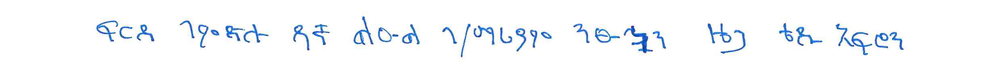
#> input picture src/sample_data/image_files/hand_1037_line_11.png, 1000 x 73 px, shrunk from 2480 x 182 before the run; its folder holds only this picture in this run
$ python -i labeling.py   (imports and definitions only)
#> lines starting #> are read from the running program, lines starting #| are printed output that depends on the picture; after the words box and inside, x2 and y2 are one past the last pixel; in counts of white or black regions, pixels touching at a corner belong together
import cv2
import numpy as np
import os
import matplotlib.pyplot as plt
import csv

def detect_text_lines(image_path):
    # Read the image
    image = cv2.imread(image_path)
#> image is the input picture: shape (73, 1000, 3); mean B, G, R 251.5, 248.7, 246.1

    if image is None:
        print(f"Error: Failed to load image: {image_path}")
        return None, None, None, None

    # Convert to grayscale
    gray = cv2.cvtColor(image, cv2.COLOR_BGR2GRAY)
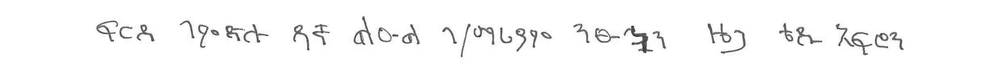
#> gray: shape (73, 1000); min 37, max 255, mean 248.3

    # Apply thresholding to get binary image
    _, binary = cv2.threshold(gray, 0, 255, cv2.THRESH_BINARY_INV + cv2.THRESH_OTSU)
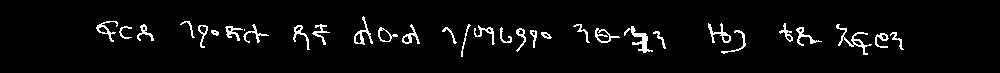
#> binary: shape (73, 1000); 4.1% white in thin lines or dots, all inside (x1, y1, x2, y2) = (96, 16, 904, 57)

    # Calculate horizontal projection profile
    horizontal_profile = np.sum(binary, axis=1)
#> horizontal_profile = 73 values, max 53550 at index 33, min 0 at index 0, mean 10570.3

    # Smooth the profile to reduce noise
    kernel_size = 10
    kernel = np.ones(kernel_size) / kernel_size
    smoothed_profile = np.convolve(horizontal_profile, kernel, mode='same')
#> smoothed_profile = 73 values, max 41947.5 at index 35, min 0 at index 0, mean 10570.3

    # Find valleys in the profile (line separators)
    avg_profile = np.mean(smoothed_profile)
#> avg_profile = 10570.3
    threshold = avg_profile * 0.1
#> threshold = 1057

    valleys = []
    in_valley = False
    valley_start = 0
    min_valley_width = 5

    for i in range(len(smoothed_profile)):
        if smoothed_profile[i] < threshold and not in_valley:
            in_valley = True
            valley_start = i
        elif (smoothed_profile[i] >= threshold or i == len(smoothed_profile)-1) and in_valley:
            in_valley = False
            valley_end = i
            valley_width = valley_end - valley_start

            # Only consider valleys that are wide enough to be line separators
            if valley_width >= min_valley_width:
                valleys.append((valley_start, valley_end))
#> this loop made 73 passes
#> (in_valley, valley_end, valley_width) on passes 19, 73: (False, 18, 18), (False, 72, 15)
#> (in_valley, valley_start) on passes 1, 58: (True, 0), (True, 57)
#> after the loop, in_valley = False; valley_end = 72; valley_start = 57; valley_width = 15; valleys = [(0, 18), (57, 72)]

    # Calculate average content height between valleys
    content_heights = []

    for i in range(len(valleys) - 1):
        content_start = valleys[i][1]
        content_end = valleys[i+1][0]
        content_height = content_end - content_start
        if content_height > 10:  # Only consider reasonable content heights
            content_heights.append(content_height)
#> this loop made 1 pass
#> (content_start, content_end, content_height) on pass 1: (18, 57, 39)
#> after the loop, content_heights = [39]

    if content_heights:
        avg_content_height = sum(content_heights) / len(content_heights)
#> avg_content_height = 39
        print(f"Average content height: {avg_content_height:.2f} pixels")
#| Average content height: 39.00 pixels
    else:
        avg_content_height = 30

    # More conservative merging strategy
    merged_valleys = []

    if valleys:
        # Start with the first valley
        current_valley = valleys[0]
#> current_valley = (0, 18)

        for i in range(1, len(valleys)):
            next_valley = valleys[i]
            gap_size = next_valley[0] - current_valley[1]

            # Calculate region characteristics for the gap
            region_start = current_valley[1]
            region_end = next_valley[0]
            region_height = region_end - region_start

            # For a gap to be considered for merging:
            # 1. It must be significantly smaller than average content height
            # 2. The upper part must be mostly white
            should_merge = False

            if region_height < avg_content_height * 0.5:
                # Extract the upper region to check content
                upper_region_height = min(15, region_height)
                if upper_region_height > 0:
                    upper_region = binary[region_start:region_start + upper_region_height, :]

                    # Calculate black pixel density in the upper region
                    if upper_region.size > 0:
                        black_pixel_density = np.sum(upper_region > 0) / upper_region.size
                    else:
                        black_pixel_density = 0

                    print(f"Gap {i}: size={region_height}, upper black density={black_pixel_density:.4f}")

                    # Only merge if the upper region is mostly white AND the gap is small
                    if black_pixel_density < 0.04:
                        should_merge = True
                        print(f"Merging valleys {i-1} and {i}")

            if should_merge:
                # Merge with next valley
                current_valley = (current_valley[0], next_valley[1])
            else:
                # Add current valley to merged list and move to next
                merged_valleys.append(current_valley)
                current_valley = next_valley
#> this loop made 1 pass
#> (gap_size, region_start, region_end, region_height, should_merge, current_valley) on pass 1: (39, 18, 57, 39, False, (57, 72))
#> after the loop, merged_valleys = [(0, 18)]

        # Add the last valley
        merged_valleys.append(current_valley)

    # Draw lines on the original image
    result = image.copy()
    for valley_start, valley_end in merged_valleys:
        y = (valley_start + valley_end) // 2
        cv2.line(result, (0, y), (result.shape[1], y), (0, 0, 255), 2)
#> this loop made 2 passes
#> (valley_start, valley_end, y) on passes 1 to 2: (0, 18, 9), (57, 72, 64)
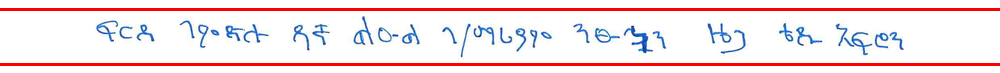
#> result: shape (73, 1000, 3); 8.22% of pixels changed, all inside (x1, y1, x2, y2) = (0, 8, 1000, 66)

    return result, merged_valleys, binary

# [140 lines left out: functions extract_text_lines, save_text_lines, process_document_batch, not called in this run]

# Example usage
# [9 lines not run here, left out]

>>> result = detect_text_lines('../src/sample_data/image_files/hand_1037_line_11.png')

$ run again, on src/sample_data/image_files/hand_107_line_8.png
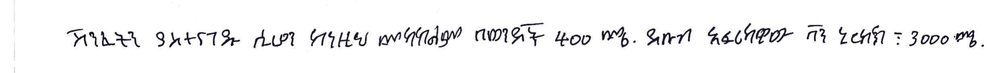
#> input picture src/sample_data/image_files/hand_107_line_8.png, 1000 x 73 px, shrunk from 2480 x 180 before the run
#> in detect_text_lines, image is the input picture: shape (73, 1000, 3); mean B, G, R 244.1, 243.5, 243.6
#> in detect_text_lines, `_, binary = cv2.threshold(gray, 0, 255, cv2.THRESH_BINARY_INV + cv2.TH..`:
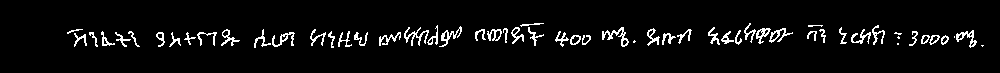
#> binary: shape (73, 1000); 5.1% white in thin lines or dots, all inside (x1, y1, x2, y2) = (67, 23, 984, 48)
#> horizontal_profile = 73 values, max 73950 at index 36, min 0 at index 0, mean 12952.6
#> smoothed_profile = 73 values, max 64897.5 at index 37, min 0 at index 0, mean 12952.6
#> avg_profile = 12952.6
#> threshold = 1295.3
#> the loop in detect_text_lines, `for i in range(len(smoothed_profile)):` made 73 passes
#> (in_valley, valley_end, valley_width) on passes 22, 73: (False, 21, 21), (False, 72, 20)
#> after the loop in detect_text_lines, `for i in range(len(smoothed_profile)):`: in_valley = False; valley_end = 72; valley_start = 52; valley_width = 20; valleys = [(0, 21), (52, 72)]
#> the loop in detect_text_lines, `for i in range(len(valleys) - 1):` made 1 pass
#> (content_start, content_end, content_height) on pass 1: (21, 52, 31)
#> after the loop in detect_text_lines, `for i in range(len(valleys) - 1):`: content_heights = [31]
#> avg_content_height = 31
#| Average content height: 31.00 pixels
#> in detect_text_lines, `current_valley = valleys[0]`: current_valley = (0, 21)
#> the loop in detect_text_lines, `for i in range(1, len(valleys)):` made 1 pass
#> (gap_size, region_start, region_end, region_height, should_merge, current_valley) on pass 1: (31, 21, 52, 31, False, (52, 72))
#> after the loop in detect_text_lines, `for i in range(1, len(valleys)):`: merged_valleys = [(0, 21)]
#> the loop in detect_text_lines, `for valley_start, valley_end in merged_valleys:` made 2 passes
#> (valley_start, valley_end, y) on passes 1 to 2: (0, 21, 10), (52, 72, 62)
#> after the loop in detect_text_lines, `for valley_start, valley_end in merged_valleys:`:
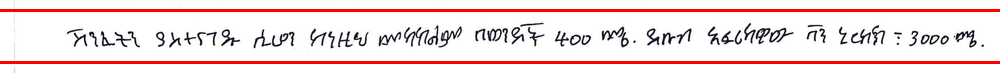
#> result: shape (73, 1000, 3); 8.22% of pixels changed, all inside (x1, y1, x2, y2) = (0, 9, 1000, 64)

$ run again, on src/sample_data/image_files/hand_1151_line_5.png
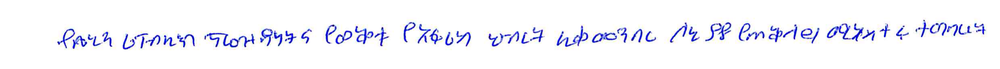
#> input picture src/sample_data/image_files/hand_1151_line_5.png, 1000 x 69 px, shrunk from 2480 x 172 before the run
#> in detect_text_lines, image is the input picture: shape (69, 1000, 3); mean B, G, R 250.5, 244.1, 243.8
#> in detect_text_lines, `_, binary = cv2.threshold(gray, 0, 255, cv2.THRESH_BINARY_INV + cv2.TH..`:
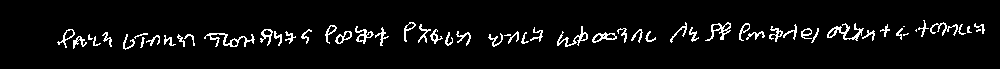
#> binary: shape (69, 1000); 5.1% white in thin lines or dots, all inside (x1, y1, x2, y2) = (57, 20, 985, 50)
#> horizontal_profile = 69 values, max 65535 at index 34, min 0 at index 0, mean 13119.6
#> smoothed_profile = 69 values, max 56635.5 at index 36, min 0 at index 0, mean 13119.6
#> avg_profile = 13119.6
#> threshold = 1312
#> the loop in detect_text_lines, `for i in range(len(smoothed_profile)):` made 69 passes
#> (in_valley, valley_end, valley_width) on passes 21, 69: (False, 20, 20), (False, 68, 16)
#> after the loop in detect_text_lines, `for i in range(len(smoothed_profile)):`: in_valley = False; valley_end = 68; valley_start = 52; valley_width = 16; valleys = [(0, 20), (52, 68)]
#> the loop in detect_text_lines, `for i in range(len(valleys) - 1):` made 1 pass
#> (content_start, content_end, content_height) on pass 1: (20, 52, 32)
#> after the loop in detect_text_lines, `for i in range(len(valleys) - 1):`: content_heights = [32]
#> avg_content_height = 32
#| Average content height: 32.00 pixels
#> in detect_text_lines, `current_valley = valleys[0]`: current_valley = (0, 20)
#> the loop in detect_text_lines, `for i in range(1, len(valleys)):` made 1 pass
#> (gap_size, region_start, region_end, region_height, should_merge, current_valley) on pass 1: (32, 20, 52, 32, False, (52, 68))
#> after the loop in detect_text_lines, `for i in range(1, len(valleys)):`: merged_valleys = [(0, 20)]
#> the loop in detect_text_lines, `for valley_start, valley_end in merged_valleys:` made 2 passes
#> (valley_start, valley_end, y) on passes 1 to 2: (0, 20, 10), (52, 68, 60)
#> after the loop in detect_text_lines, `for valley_start, valley_end in merged_valleys:`:
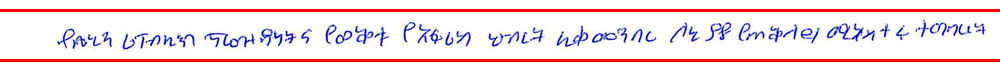
#> result: shape (69, 1000, 3); 8.7% of pixels changed, all inside (x1, y1, x2, y2) = (0, 9, 1000, 62)

$ run again, on src/sample_data/image_files/hand_1687_line_8.png
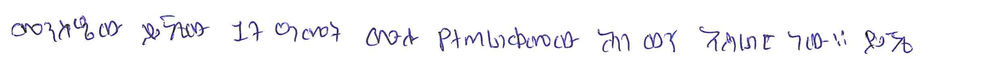
#> input picture src/sample_data/image_files/hand_1687_line_8.png, 1000 x 66 px, shrunk from 2480 x 163 before the run
#> in detect_text_lines, image is the input picture: shape (66, 1000, 3); mean B, G, R 247.6, 245, 245.5
#> in detect_text_lines, `_, binary = cv2.threshold(gray, 0, 255, cv2.THRESH_BINARY_INV + cv2.TH..`:
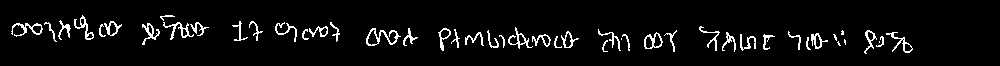
#> binary: shape (66, 1000); 5.2% white in thin lines or dots, all inside (x1, y1, x2, y2) = (11, 15, 913, 54)
#> horizontal_profile = 66 values, max 48450 at index 36, min 0 at index 0, mean 13202
#> smoothed_profile = 66 values, max 42406.5 at index 37, min 0 at index 0, mean 13202
#> avg_profile = 13202
#> threshold = 1320.2
#> the loop in detect_text_lines, `for i in range(len(smoothed_profile)):` made 66 passes
#> (in_valley, valley_end, valley_width) on passes 17, 66: (False, 16, 16), (False, 65, 10)
#> after the loop in detect_text_lines, `for i in range(len(smoothed_profile)):`: in_valley = False; valley_end = 65; valley_start = 55; valley_width = 10; valleys = [(0, 16), (55, 65)]
#> the loop in detect_text_lines, `for i in range(len(valleys) - 1):` made 1 pass
#> (content_start, content_end, content_height) on pass 1: (16, 55, 39)
#> after the loop in detect_text_lines, `for i in range(len(valleys) - 1):`: content_heights = [39]
#> avg_content_height = 39
#| Average content height: 39.00 pixels
#> in detect_text_lines, `current_valley = valleys[0]`: current_valley = (0, 16)
#> the loop in detect_text_lines, `for i in range(1, len(valleys)):` made 1 pass
#> (gap_size, region_start, region_end, region_height, should_merge, current_valley) on pass 1: (39, 16, 55, 39, False, (55, 65))
#> after the loop in detect_text_lines, `for i in range(1, len(valleys)):`: merged_valleys = [(0, 16)]
#> the loop in detect_text_lines, `for valley_start, valley_end in merged_valleys:` made 2 passes
#> (valley_start, valley_end, y) on passes 1 to 2: (0, 16, 8), (55, 65, 60)
#> after the loop in detect_text_lines, `for valley_start, valley_end in merged_valleys:`:
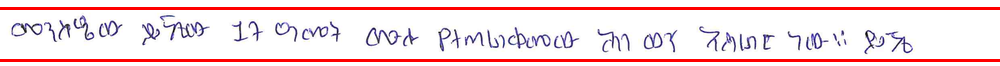
#> result: shape (66, 1000, 3); 9.09% of pixels changed, all inside (x1, y1, x2, y2) = (0, 7, 1000, 62)
